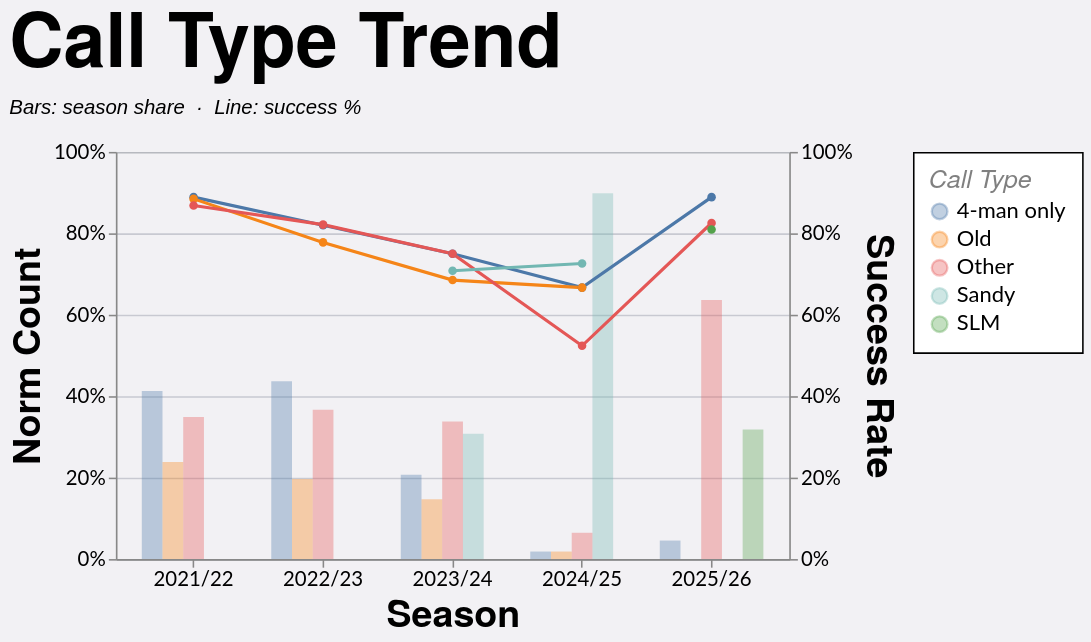

Specify this chart in Vega-Lite:
### Vega-Lite specification from a JSON file in a GitHub repository (floating-point values rounded to 4 significant figures; data arrays with more than 128 entries replaced by an {"elided": "..."} marker saying what was removed)
{"config": {"axis": {"labelFont": "Lato, sans-serif", "titleFont": "PT Sans Narrow, Helvetica Neue, Helvetica, Arial, sans-serif", "labelFontSize": 13, "titleFontSize": 24, "gridColor": "#202947", "gridOpacity": 0.2}, "header": {"labelFont": "PT Sans Narrow, Helvetica Neue, Helvetica, Arial, sans-serif", "titleFont": "PT Sans Narrow, Helvetica Neue, Helvetica, Arial, sans-serif", "labelFontSize": 24, "titleFontSize": 28, "labelFontWeight": "bold", "orient": "left"}, "legend": {"labelFont": "Lato, sans-serif", "titleFont": "PT Sans Narrow, Helvetica Neue, Helvetica, Arial, sans-serif", "labelFontSize": 14, "titleFontSize": 16, "titlePadding": 5, "fillColor": "white", "strokeColor": "black", "padding": 10, "titleFontWeight": "lighter", "titleFontStyle": "italic", "titleColor": "gray", "offset": 10}, "title": {"font": "PT Sans Narrow, Helvetica Neue, Helvetica, Arial, sans-serif", "fontSize": 48, "fontWeight": "bold", "anchor": "start", "align": "center", "titlePadding": 20, "subtitlePadding": 10, "subtitleFontSize": 13, "subtitleColor": "", "subtitleFontStyle": "italic", "offset": 15, "color": "black"}, "axisX": {"labelAngle": 0}, "facet": {"title": null, "header": null, "align": {"row": "each", "column": "each"}}, "resolve": {"scale": {"y": "independent", "facet": "independent"}}, "background": "#f2f1f4"}, "layer": [{"mark": {"type": "bar", "opacity": 0.35}, "encoding": {"color": {"field": "call_type", "sort": null, "title": "Call Type", "type": "nominal"}, "tooltip": [{"field": "season", "title": "Season", "type": "nominal"}, {"field": "call_type", "title": "Call Type", "type": "nominal"}, {"field": "won", "format": ",.0f", "title": "Won", "type": "quantitative"}, {"field": "attempts", "format": ",.0f", "title": "Attempts", "type": "quantitative"}, {"field": "norm_count", "format": ".1%", "title": "Norm Count", "type": "quantitative"}, {"field": "success_rate", "format": ".1%", "title": "Success Rate", "type": "quantitative"}], "x": {"field": "season", "sort": ["2021/22", "2022/23", "2023/24", "2024/25", "2025/26"], "title": "Season", "type": "nominal"}, "xOffset": {"field": "call_type", "sort": null, "type": "nominal"}, "y": {"axis": {"format": "%", "orient": "left"}, "field": "norm_count", "scale": {"domain": [0, 1]}, "title": "Norm Count", "type": "quantitative"}}, "transform": [{"filter": "(loSquad == 'All' || datum.squad == loSquad) && (loGameType == 'All' || (loGameType == 'League + Cup' && (datum.game_type == 'League' || datum.game_type == 'Cup')) || (loGameType == 'League only' && datum.game_type == 'League') || datum.game_type == loGameType) && (loOpposition == 'All' || datum.opposition == loOpposition) && (loThrower == 'All' || datum.thrower == loThrower) && (loJumper == 'All' || datum.jumper == loJumper) && (loArea == 'All' || datum.area == loArea) && (loNumbers == 'All' || datum.numbers == loNumbers) && (loCallType == 'All' || datum.call_type == loCallType)"}, {"aggregate": [{"op": "count", "as": "attempts"}, {"op": "sum", "field": "won", "as": "won"}], "groupby": ["season", "call_type"]}, {"joinaggregate": [{"op": "sum", "field": "attempts", "as": "season_attempts"}], "groupby": ["season"]}, {"calculate": "datum.attempts / datum.season_attempts", "as": "norm_count"}, {"calculate": "datum.won / datum.attempts", "as": "success_rate"}]}, {"mark": {"type": "line", "point": true, "strokeWidth": 2}, "encoding": {"color": {"field": "call_type", "sort": null, "title": "Call Type", "type": "nominal"}, "detail": {"field": "call_type", "type": "nominal"}, "tooltip": [{"field": "season", "title": "Season", "type": "nominal"}, {"field": "call_type", "title": "Call Type", "type": "nominal"}, {"field": "won", "format": ",.0f", "title": "Won", "type": "quantitative"}, {"field": "attempts", "format": ",.0f", "title": "Attempts", "type": "quantitative"}, {"field": "norm_count", "format": ".1%", "title": "Norm Count", "type": "quantitative"}, {"field": "success_rate", "format": ".1%", "title": "Success Rate", "type": "quantitative"}], "x": {"field": "season", "sort": ["2021/22", "2022/23", "2023/24", "2024/25", "2025/26"], "title": "Season", "type": "nominal"}, "y": {"axis": {"format": "%", "orient": "right"}, "field": "success_rate", "scale": {"domain": [0, 1]}, "title": "Success Rate", "type": "quantitative"}}, "transform": [{"filter": "(loSquad == 'All' || datum.squad == loSquad) && (loGameType == 'All' || (loGameType == 'League + Cup' && (datum.game_type == 'League' || datum.game_type == 'Cup')) || (loGameType == 'League only' && datum.game_type == 'League') || datum.game_type == loGameType) && (loOpposition == 'All' || datum.opposition == loOpposition) && (loThrower == 'All' || datum.thrower == loThrower) && (loJumper == 'All' || datum.jumper == loJumper) && (loArea == 'All' || datum.area == loArea) && (loNumbers == 'All' || datum.numbers == loNumbers) && (loCallType == 'All' || datum.call_type == loCallType)"}, {"aggregate": [{"op": "count", "as": "attempts"}, {"op": "sum", "field": "won", "as": "won"}], "groupby": ["season", "call_type"]}, {"joinaggregate": [{"op": "sum", "field": "attempts", "as": "season_attempts"}], "groupby": ["season"]}, {"calculate": "datum.attempts / datum.season_attempts", "as": "norm_count"}, {"calculate": "datum.won / datum.attempts", "as": "success_rate"}]}], "data": {"name": "data-73f91a64a43d4e9fe8f6d842372acc63"}, "height": 260, "params": [{"name": "loSquad", "value": "All"}, {"name": "loSeason", "value": "All"}, {"name": "loGameType", "value": "All"}, {"name": "loOpposition", "value": "All"}, {"name": "loThrower", "value": "All"}, {"name": "loJumper", "value": "All"}, {"name": "loArea", "value": "All"}, {"name": "loNumbers", "value": "All"}, {"name": "loCallType", "value": "All"}], "resolve": {"scale": {"y": "independent"}}, "title": {"text": "Call Type Trend", "subtitle": "Bars: season share  ·  Line: success %"}, "width": 430, "$schema": "https://vega.github.io/schema/vega-lite/v5.20.1.json", "datasets": {"data-73f91a64a43d4e9fe8f6d842372acc63": {"elided": "1228 records"}}}
